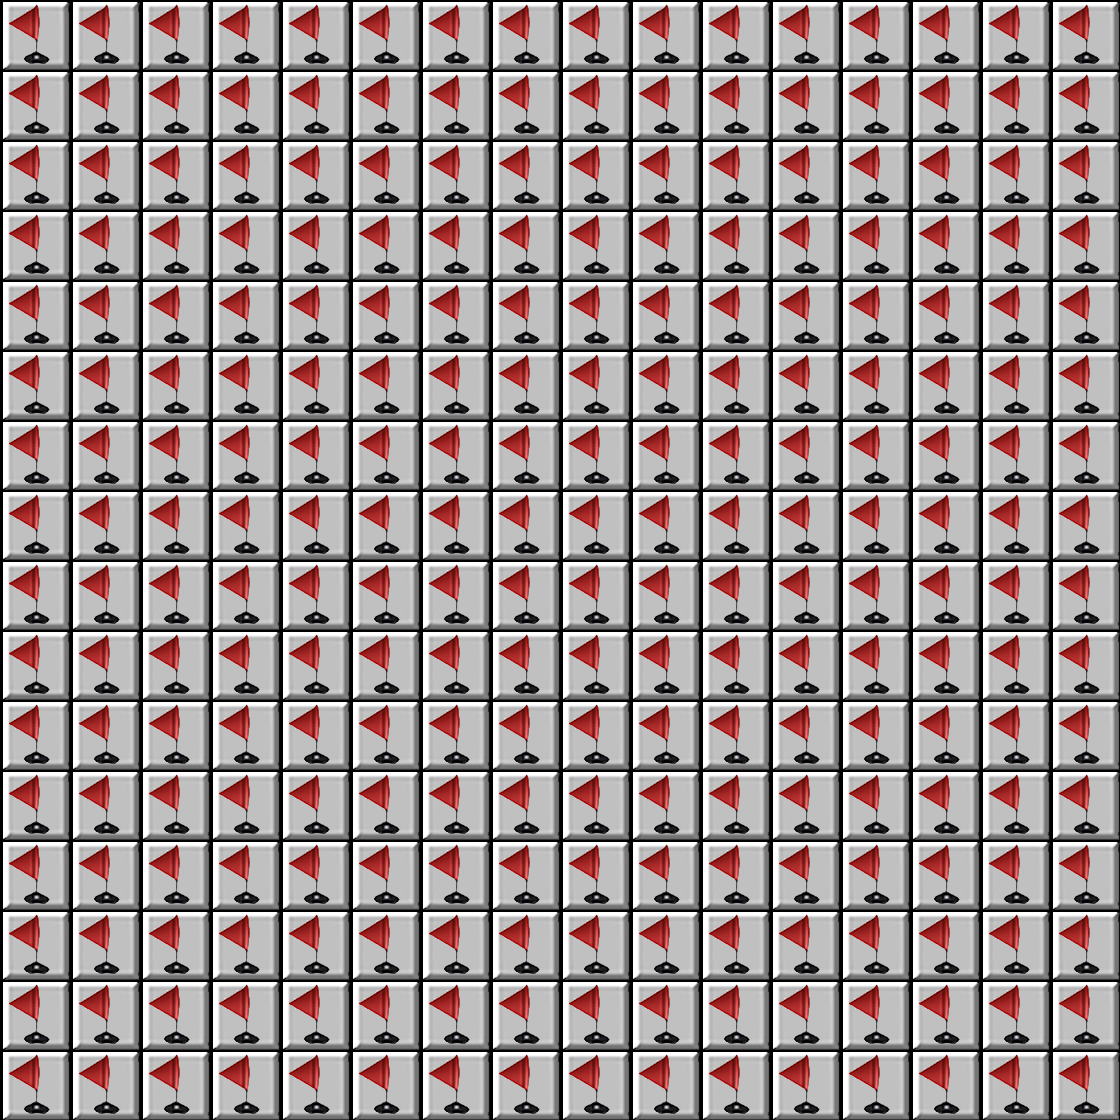

Below is a game level as drawn by its tile map, then a one-line description and the .tmx file that defines it, in full:
An orthogonal 16x16 tile map with 70x70 px tiles, 5 tile layers (floor, lab, mine, btn, ...).

<map version="1.0" tiledversion="1.1.6" orientation="orthogonal" renderorder="right-down" width="16" height="16" tilewidth="70" tileheight="70" infinite="0" nextobjectid="1">
 <tileset firstgid="1" name="grid" tilewidth="70" tileheight="70" tilecount="18" columns="3">
  <image source="grid.png" width="210" height="420" />
 </tileset>
 <layer name="floor" width="16" height="16">
  <data encoding="csv">
16,16,16,16,16,16,16,16,16,16,16,16,16,16,16,16,
16,16,16,16,16,16,16,16,16,16,16,16,16,16,16,16,
16,16,16,16,16,16,16,16,16,16,16,16,16,16,16,16,
16,16,16,16,16,16,16,16,16,16,16,16,16,16,16,16,
16,16,16,16,16,16,16,16,16,16,16,16,16,16,16,16,
16,16,16,16,16,16,16,16,16,16,16,16,16,16,16,16,
16,16,16,16,16,16,16,16,16,16,16,16,16,16,16,16,
16,16,16,16,16,16,16,16,16,16,16,16,16,16,16,16,
16,16,16,16,16,16,16,16,16,16,16,16,16,16,16,16,
16,16,16,16,16,16,16,16,16,16,16,16,16,16,16,16,
16,16,16,16,16,16,16,16,16,16,16,16,16,16,16,16,
16,16,16,16,16,16,16,16,16,16,16,16,16,16,16,16,
16,16,16,16,16,16,16,16,16,16,16,16,16,16,16,16,
16,16,16,16,16,16,16,16,16,16,16,16,16,16,16,16,
16,16,16,16,16,16,16,16,16,16,16,16,16,16,16,16,
16,16,16,16,16,16,16,16,16,16,16,16,16,16,16,16
</data>
 </layer>
 <layer name="lab" width="16" height="16">
  <data encoding="csv">
4,4,4,4,4,4,4,4,4,4,4,4,4,4,4,4,
4,4,4,4,4,4,4,4,4,4,4,4,4,4,4,4,
4,4,4,4,4,4,4,4,4,4,4,4,4,4,4,4,
4,4,4,4,4,4,4,4,4,4,4,4,4,4,4,4,
4,4,4,4,4,4,4,4,4,4,4,4,4,4,4,4,
4,4,4,4,4,4,4,4,4,4,4,4,4,4,4,4,
4,4,4,4,4,4,4,4,4,4,4,4,4,4,4,4,
4,4,4,4,4,4,4,4,4,4,4,4,4,4,4,4,
4,4,4,4,4,4,4,4,4,4,4,4,4,4,4,4,
4,4,4,4,4,4,4,4,4,4,4,4,4,4,4,4,
4,4,4,4,4,4,4,4,4,4,4,4,4,4,4,4,
4,4,4,4,4,4,4,4,4,4,4,4,4,4,4,4,
4,4,4,4,4,4,4,4,4,4,4,4,4,4,4,4,
4,4,4,4,4,4,4,4,4,4,4,4,4,4,4,4,
4,4,4,4,4,4,4,4,4,4,4,4,4,4,4,4,
4,4,4,4,4,4,4,4,4,4,4,4,4,4,4,4
</data>
 </layer>
 <layer name="mine" width="16" height="16">
  <data encoding="csv">
2,2,2,2,2,2,2,2,2,2,2,2,2,2,2,2,
2,2,2,2,2,2,2,2,2,2,2,2,2,2,2,2,
2,2,2,2,2,2,2,2,2,2,2,2,2,2,2,2,
2,2,2,2,2,2,2,2,2,2,2,2,2,2,2,2,
2,2,2,2,2,2,2,2,2,2,2,2,2,2,2,2,
2,2,2,2,2,2,2,2,2,2,2,2,2,2,2,2,
2,2,2,2,2,2,2,2,2,2,2,2,2,2,2,2,
2,2,2,2,2,2,2,2,2,2,2,2,2,2,2,2,
2,2,2,2,2,2,2,2,2,2,2,2,2,2,2,2,
2,2,2,2,2,2,2,2,2,2,2,2,2,2,2,2,
2,2,2,2,2,2,2,2,2,2,2,2,2,2,2,2,
2,2,2,2,2,2,2,2,2,2,2,2,2,2,2,2,
2,2,2,2,2,2,2,2,2,2,2,2,2,2,2,2,
2,2,2,2,2,2,2,2,2,2,2,2,2,2,2,2,
2,2,2,2,2,2,2,2,2,2,2,2,2,2,2,2,
2,2,2,2,2,2,2,2,2,2,2,2,2,2,2,2
</data>
 </layer>
 <layer name="btn" width="16" height="16">
  <data encoding="csv">
1,1,1,1,1,1,1,1,1,1,1,1,1,1,1,1,
1,1,1,1,1,1,1,1,1,1,1,1,1,1,1,1,
1,1,1,1,1,1,1,1,1,1,1,1,1,1,1,1,
1,1,1,1,1,1,1,1,1,1,1,1,1,1,1,1,
1,1,1,1,1,1,1,1,1,1,1,1,1,1,1,1,
1,1,1,1,1,1,1,1,1,1,1,1,1,1,1,1,
1,1,1,1,1,1,1,1,1,1,1,1,1,1,1,1,
1,1,1,1,1,1,1,1,1,1,1,1,1,1,1,1,
1,1,1,1,1,1,1,1,1,1,1,1,1,1,1,1,
1,1,1,1,1,1,1,1,1,1,1,1,1,1,1,1,
1,1,1,1,1,1,1,1,1,1,1,1,1,1,1,1,
1,1,1,1,1,1,1,1,1,1,1,1,1,1,1,1,
1,1,1,1,1,1,1,1,1,1,1,1,1,1,1,1,
1,1,1,1,1,1,1,1,1,1,1,1,1,1,1,1,
1,1,1,1,1,1,1,1,1,1,1,1,1,1,1,1,
1,1,1,1,1,1,1,1,1,1,1,1,1,1,1,1
</data>
 </layer>
 <layer name="flag" width="16" height="16">
  <data encoding="csv">
3,3,3,3,3,3,3,3,3,3,3,3,3,3,3,3,
3,3,3,3,3,3,3,3,3,3,3,3,3,3,3,3,
3,3,3,3,3,3,3,3,3,3,3,3,3,3,3,3,
3,3,3,3,3,3,3,3,3,3,3,3,3,3,3,3,
3,3,3,3,3,3,3,3,3,3,3,3,3,3,3,3,
3,3,3,3,3,3,3,3,3,3,3,3,3,3,3,3,
3,3,3,3,3,3,3,3,3,3,3,3,3,3,3,3,
3,3,3,3,3,3,3,3,3,3,3,3,3,3,3,3,
3,3,3,3,3,3,3,3,3,3,3,3,3,3,3,3,
3,3,3,3,3,3,3,3,3,3,3,3,3,3,3,3,
3,3,3,3,3,3,3,3,3,3,3,3,3,3,3,3,
3,3,3,3,3,3,3,3,3,3,3,3,3,3,3,3,
3,3,3,3,3,3,3,3,3,3,3,3,3,3,3,3,
3,3,3,3,3,3,3,3,3,3,3,3,3,3,3,3,
3,3,3,3,3,3,3,3,3,3,3,3,3,3,3,3,
3,3,3,3,3,3,3,3,3,3,3,3,3,3,3,3
</data>
 </layer>
</map>
